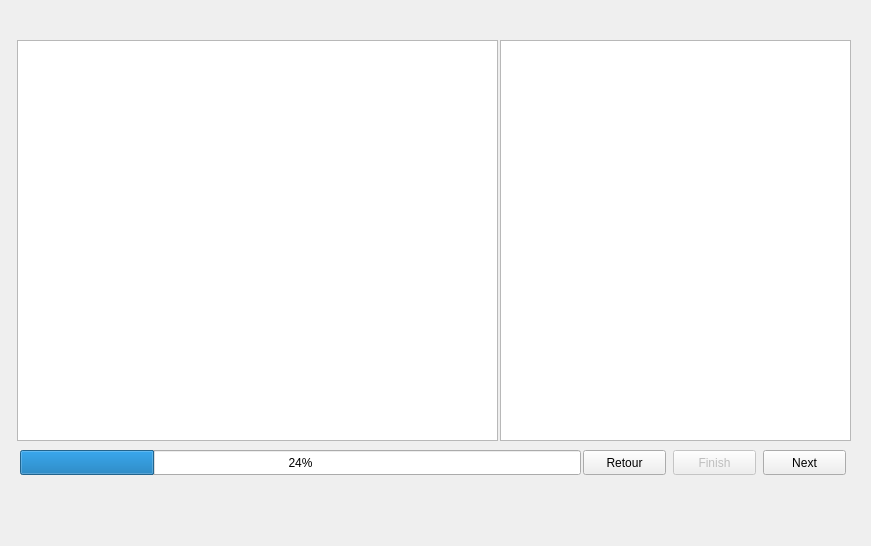
<?xml version="1.0" encoding="UTF-8"?>
<ui version="4.0">
 <class>DeroulementVigenere</class>
 <widget class="QWidget" name="DeroulementVigenere">
  <property name="geometry">
   <rect>
    <x>0</x>
    <y>0</y>
    <width>871</width>
    <height>546</height>
   </rect>
  </property>
  <property name="windowTitle">
   <string>Form</string>
  </property>
  <widget class="QTableWidget" name="tableWidget">
   <property name="geometry">
    <rect>
     <x>17</x>
     <y>40</y>
     <width>481</width>
     <height>401</height>
    </rect>
   </property>
   <property name="accessibleName">
    <string>tabText</string>
   </property>
   <attribute name="horizontalHeaderVisible">
    <bool>false</bool>
   </attribute>
   <attribute name="horizontalHeaderDefaultSectionSize">
    <number>28</number>
   </attribute>
   <attribute name="horizontalHeaderMinimumSectionSize">
    <number>15</number>
   </attribute>
   <attribute name="verticalHeaderVisible">
    <bool>false</bool>
   </attribute>
   <attribute name="verticalHeaderDefaultSectionSize">
    <number>21</number>
   </attribute>
   <attribute name="verticalHeaderMinimumSectionSize">
    <number>15</number>
   </attribute>
  </widget>
  <widget class="QListWidget" name="listWidget">
   <property name="geometry">
    <rect>
     <x>500</x>
     <y>40</y>
     <width>351</width>
     <height>401</height>
    </rect>
   </property>
  </widget>
  <widget class="QPushButton" name="pushButton">
   <property name="geometry">
    <rect>
     <x>763</x>
     <y>450</y>
     <width>83</width>
     <height>25</height>
    </rect>
   </property>
   <property name="text">
    <string>Next</string>
   </property>
  </widget>
  <widget class="QPushButton" name="pushButton_2">
   <property name="enabled">
    <bool>false</bool>
   </property>
   <property name="geometry">
    <rect>
     <x>673</x>
     <y>450</y>
     <width>83</width>
     <height>25</height>
    </rect>
   </property>
   <property name="text">
    <string>Finish</string>
   </property>
  </widget>
  <widget class="QPushButton" name="pushButton_3">
   <property name="geometry">
    <rect>
     <x>583</x>
     <y>450</y>
     <width>83</width>
     <height>25</height>
    </rect>
   </property>
   <property name="text">
    <string>Retour</string>
   </property>
  </widget>
  <widget class="QProgressBar" name="progressBar">
   <property name="geometry">
    <rect>
     <x>20</x>
     <y>450</y>
     <width>561</width>
     <height>25</height>
    </rect>
   </property>
   <property name="value">
    <number>24</number>
   </property>
  </widget>
 </widget>
 <resources/>
 <connections/>
</ui>
